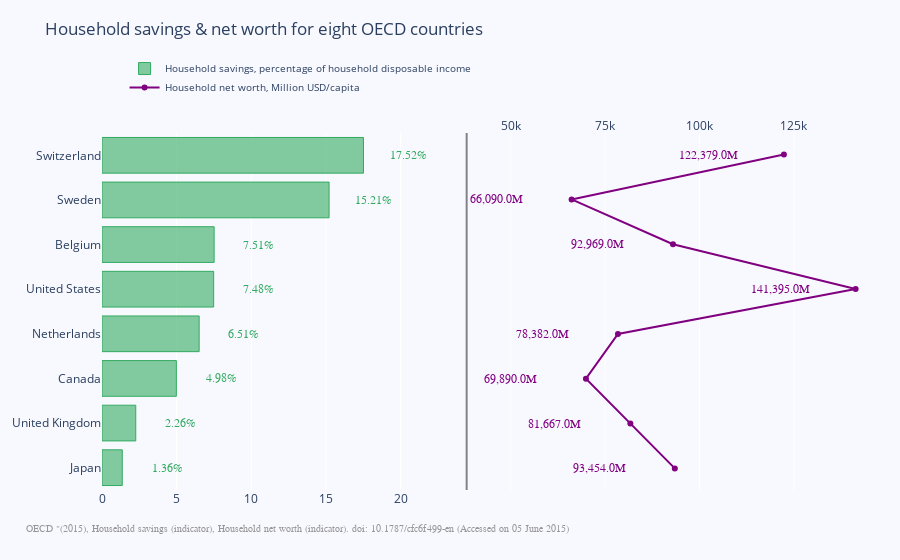

Write notebook code for a chart like this one.
### Code cell
import plotly.graph_objects as go
from plotly.subplots import make_subplots

import numpy as np

y_saving = [1.3586, 2.2623000000000002, 4.9821999999999997, 6.5096999999999996,
            7.4812000000000003, 7.5133000000000001, 15.2148, 17.520499999999998
            ]
y_net_worth = [93453.919999999998, 81666.570000000007, 69889.619999999995,
               78381.529999999999, 141395.29999999999, 92969.020000000004,
               66090.179999999993, 122379.3]
x = ['Japan', 'United Kingdom', 'Canada', 'Netherlands',
     'United States', 'Belgium', 'Sweden', 'Switzerland']


# Creating two subplots
fig = make_subplots(rows=1, cols=2, specs=[[{}, {}]], shared_xaxes=True,
                    shared_yaxes=False, vertical_spacing=0.001)

fig.append_trace(go.Bar(
    x=y_saving,
    y=x,
    marker=dict(
        color='rgba(50, 171, 96, 0.6)',
        line=dict(
            color='rgba(50, 171, 96, 1.0)',
            width=1),
    ),
    name='Household savings, percentage of household disposable income',
    orientation='h',
), 1, 1)

fig.append_trace(go.Scatter(
    x=y_net_worth, y=x,
    mode='lines+markers',
    line_color='rgb(128, 0, 128)',
    name='Household net worth, Million USD/capita',
), 1, 2)

fig.update_layout(
    title='Household savings & net worth for eight OECD countries',
    yaxis=dict(
        showgrid=False,
        showline=False,
        showticklabels=True,
        domain=[0, 0.85],
    ),
    yaxis2=dict(
        showgrid=False,
        showline=True,
        showticklabels=False,
        linecolor='rgba(102, 102, 102, 0.8)',
        linewidth=2,
        domain=[0, 0.85],
    ),
    xaxis=dict(
        zeroline=False,
        showline=False,
        showticklabels=True,
        showgrid=True,
        domain=[0, 0.42],
    ),
    xaxis2=dict(
        zeroline=False,
        showline=False,
        showticklabels=True,
        showgrid=True,
        domain=[0.47, 1],
        side='top',
        dtick=25000,
    ),
    legend=dict(x=0.029, y=1.038, font_size=10),
    margin=dict(l=100, r=20, t=70, b=70),
    paper_bgcolor='rgb(248, 248, 255)',
    plot_bgcolor='rgb(248, 248, 255)',
)

annotations = []

y_s = np.round(y_saving, decimals=2)
y_nw = np.rint(y_net_worth)

# Adding labels
for ydn, yd, xd in zip(y_nw, y_s, x):
    # labeling the scatter savings
    annotations.append(dict(xref='x2', yref='y2',
                            y=xd, x=ydn - 20000,
                            text='{:,}'.format(ydn) + 'M',
                            font=dict(family='Arial', size=12,
                                      color='rgb(128, 0, 128)'),
                            showarrow=False))
    # labeling the bar net worth
    annotations.append(dict(xref='x1', yref='y1',
                            y=xd, x=yd + 3,
                            text=str(yd) + '%',
                            font=dict(family='Arial', size=12,
                                      color='rgb(50, 171, 96)'),
                            showarrow=False))
# Source
annotations.append(dict(xref='paper', yref='paper',
                        x=-0.1, y=-0.109,
                        text='OECD "' +
                             '(2015), Household savings (indicator), ' +
                             'Household net worth (indicator). doi: ' +
                             '10.1787/cfc6f499-en (Accessed on 05 June 2015)',
                        font=dict(family='Arial', size=10, color='rgb(150,150,150)'),
                        showarrow=False))

fig.update_layout(annotations=annotations)

fig.show()

### Figure 1 — Plotly figure (JSON) as saved in the notebook; plotly's stock layout.template omitted (floating-point values rounded to 4 significant figures)
{"data": [{"marker": {"color": "rgba(50, 171, 96, 0.6)", "line": {"color": "rgba(50, 171, 96, 1.0)", "width": 1}}, "name": "Household savings, percentage of household disposable income", "orientation": "h", "type": "bar", "x": [1.359, 2.262, 4.982, 6.51, 7.481, 7.513, 15.21, 17.52], "xaxis": "x", "y": ["Japan", "United Kingdom", "Canada", "Netherlands", "United States", "Belgium", "Sweden", "Switzerland"], "yaxis": "y"}, {"line": {"color": "rgb(128, 0, 128)"}, "mode": "lines+markers", "name": "Household net worth, Million USD/capita", "type": "scatter", "x": [93450.0, 81670.0, 69890.0, 78380.0, 141400.0, 92970.0, 66090.0, 122400.0], "xaxis": "x2", "y": ["Japan", "United Kingdom", "Canada", "Netherlands", "United States", "Belgium", "Sweden", "Switzerland"], "yaxis": "y2"}], "layout": {"annotations": [{"font": {"color": "rgb(128, 0, 128)", "family": "Arial", "size": 12}, "showarrow": false, "text": "93,454.0M", "x": 73454, "xref": "x2", "y": "Japan", "yref": "y2"}, {"font": {"color": "rgb(50, 171, 96)", "family": "Arial", "size": 12}, "showarrow": false, "text": "1.36%", "x": 4.36, "xref": "x", "y": "Japan", "yref": "y"}, {"font": {"color": "rgb(128, 0, 128)", "family": "Arial", "size": 12}, "showarrow": false, "text": "81,667.0M", "x": 61667, "xref": "x2", "y": "United Kingdom", "yref": "y2"}, {"font": {"color": "rgb(50, 171, 96)", "family": "Arial", "size": 12}, "showarrow": false, "text": "2.26%", "x": 5.26, "xref": "x", "y": "United Kingdom", "yref": "y"}, {"font": {"color": "rgb(128, 0, 128)", "family": "Arial", "size": 12}, "showarrow": false, "text": "69,890.0M", "x": 49890, "xref": "x2", "y": "Canada", "yref": "y2"}, {"font": {"color": "rgb(50, 171, 96)", "family": "Arial", "size": 12}, "showarrow": false, "text": "4.98%", "x": 7.98, "xref": "x", "y": "Canada", "yref": "y"}, {"font": {"color": "rgb(128, 0, 128)", "family": "Arial", "size": 12}, "showarrow": false, "text": "78,382.0M", "x": 58382, "xref": "x2", "y": "Netherlands", "yref": "y2"}, {"font": {"color": "rgb(50, 171, 96)", "family": "Arial", "size": 12}, "showarrow": false, "text": "6.51%", "x": 9.51, "xref": "x", "y": "Netherlands", "yref": "y"}, {"font": {"color": "rgb(128, 0, 128)", "family": "Arial", "size": 12}, "showarrow": false, "text": "141,395.0M", "x": 121395, "xref": "x2", "y": "United States", "yref": "y2"}, {"font": {"color": "rgb(50, 171, 96)", "family": "Arial", "size": 12}, "showarrow": false, "text": "7.48%", "x": 10.48, "xref": "x", "y": "United States", "yref": "y"}, {"font": {"color": "rgb(128, 0, 128)", "family": "Arial", "size": 12}, "showarrow": false, "text": "92,969.0M", "x": 72969, "xref": "x2", "y": "Belgium", "yref": "y2"}, {"font": {"color": "rgb(50, 171, 96)", "family": "Arial", "size": 12}, "showarrow": false, "text": "7.51%", "x": 10.51, "xref": "x", "y": "Belgium", "yref": "y"}, {"font": {"color": "rgb(128, 0, 128)", "family": "Arial", "size": 12}, "showarrow": false, "text": "66,090.0M", "x": 46090, "xref": "x2", "y": "Sweden", "yref": "y2"}, {"font": {"color": "rgb(50, 171, 96)", "family": "Arial", "size": 12}, "showarrow": false, "text": "15.21%", "x": 18.21, "xref": "x", "y": "Sweden", "yref": "y"}, {"font": {"color": "rgb(128, 0, 128)", "family": "Arial", "size": 12}, "showarrow": false, "text": "122,379.0M", "x": 102379, "xref": "x2", "y": "Switzerland", "yref": "y2"}, {"font": {"color": "rgb(50, 171, 96)", "family": "Arial", "size": 12}, "showarrow": false, "text": "17.52%", "x": 20.52, "xref": "x", "y": "Switzerland", "yref": "y"}, {"font": {"color": "rgb(150,150,150)", "family": "Arial", "size": 10}, "showarrow": false, "text": "OECD \"(2015), Household savings (indicator), Household net worth (indicator). doi: 10.1787/cfc6f499-en (Accessed on 05 June 2015)", "x": -0.1, "xref": "paper", "y": -0.109, "yref": "paper"}], "legend": {"font": {"size": 10}, "x": 0.029, "y": 1.038}, "margin": {"b": 70, "l": 100, "r": 20, "t": 70}, "paper_bgcolor": "rgb(248, 248, 255)", "plot_bgcolor": "rgb(248, 248, 255)", "title": {"text": "Household savings & net worth for eight OECD countries"}, "xaxis": {"anchor": "y", "domain": [0, 0.42], "showgrid": true, "showline": false, "showticklabels": true, "zeroline": false}, "xaxis2": {"anchor": "y2", "domain": [0.47, 1], "dtick": 25000, "showgrid": true, "showline": false, "showticklabels": true, "side": "top", "zeroline": false}, "yaxis": {"anchor": "x", "domain": [0, 0.85], "showgrid": false, "showline": false, "showticklabels": true}, "yaxis2": {"anchor": "x2", "domain": [0, 0.85], "linecolor": "rgba(102, 102, 102, 0.8)", "linewidth": 2, "showgrid": false, "showline": true, "showticklabels": false}}}
